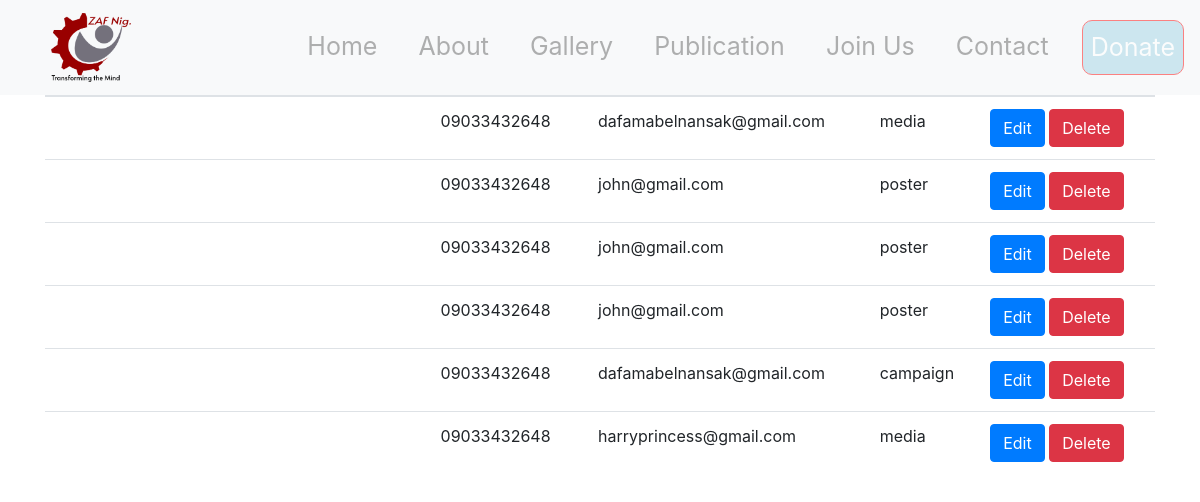
The app's page /member/, older data.
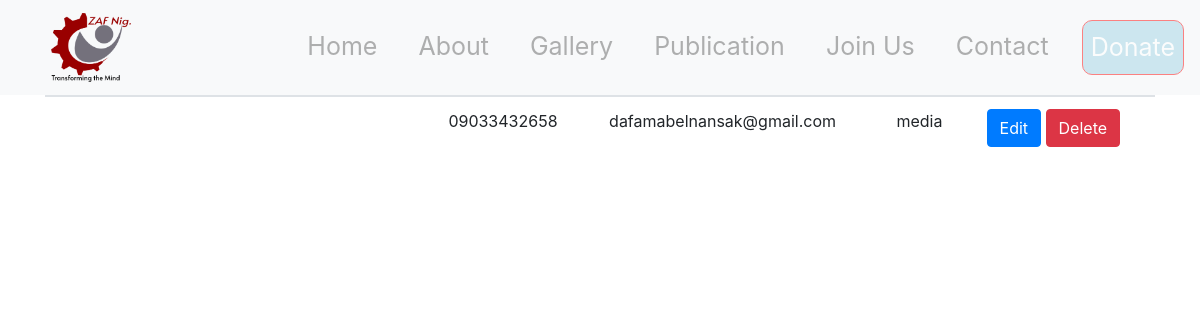
The same page, newer data.
### zafsapp/models.py (models this page shows, shortened)
class member(models.Model):
    full_name = models.CharField(max_length=200, null=True)
    phone_number = models.CharField(max_length=200, null=True)
    email = models.EmailField()
    contact_address = models.CharField(max_length=200, null=True)
    residential_address = models.CharField(max_length=200, null=True)
    how_know = models.CharField(max_length=200, null=True)
    upload_photo = models.ImageField(upload_to='photos/')

### zafsapp/views.py (the view)
# urls.py: path('member/', views.Member, name= 'member'),
def Member(request):
    memberdata = member.objects.all()
    context = {'data': memberdata}
    return render(request, 'member.html', context)

### zafsapp/context_processors.py (called while the page is built)
def current_year(request):
    return { 'current_year': datetime.now().year}

### zafsapp/Templates/member.html (shortened to what this page needs)
{% include 'navbar.html'%}
{% load static%}
<!DOCTYPE html>
<html lang="en">
<head>
</head>
<body>
        <section>
                <div class="container">
                    <h2>MEMBERS</h2>
                    <table class="table table-condensed">
                      <thead>
                        <tr>
                          <th scope="col">First Name</th>
                          <th scope="col">Middel Name</th>
                          <th scope="col">Last Name</th>
                          <th scope="col">Phone Number</th>
                          <th scope="col">Email</th>
                          <th scope="col">Known</th>
                          <th scope="col">Operation</th>
                        </tr>
                      </thead>
                      <tbody>
                        {% for value in data %}
                        <tr>
                          <td>{{value.first_name}}</td>
                          <td>{{value.middel_name}}</td>
                          <td>{{value.last_name}}</td>
                          <td>{{value.phone_number}}</td>
                          <td>{{value.email}}</td>
                          <td>{{value.how_know}}</td>
                          <td>
                              <a href="" class="btn btn-primary">Edit</a>
                              <a href="" class="btn btn-danger">Delete</a>
                          </td>
                        </tr>
                        {% endfor %}
</body>
</html>

### zafsapp/Templates/navbar.html (shortened to what this page needs)
{% load static %}
<!DOCTYPE html>
<html lang="en">
<head>
  <link rel="stylesheet" href="https://stackpath.bootstrapcdn.com/bootstrap/4.3.1/css/bootstrap.min.css">
  <link rel="stylesheet" href="{% static 'navbar.css' %}">
</head>
<body>
  <nav class="navbar navbar-expand-lg navbar-light bg-light fixed-top">
    <a class="navbar-brand" href="#">
      <img src="{% static 'images/zaf.png' %}" alt="zaf logo" srcset="">
    </a>
    <div class="collapse navbar-collapse" id="navbarNav">
      <ul class="navbar-nav ml-auto">
        <li class="nav-item">
          <a class="nav-link" href="{% url 'home' %}">Home</a>
        </li>
        <li class="nav-item">
          <a class="nav-link" href="{% url 'about' %}">About</a>
        </li>
        <li class="nav-item">
          <a class="nav-link" href="{% url 'gallery' %}">Gallery</a>
        </li>
        <li class="nav-item">
          <a class="nav-link" href="{% url 'publication_api' %}">Publication</a>
        </li>
        <li class="nav-item">
          <a class="nav-link" href="{% url 'joinus' %}">Join Us</a>
        </li>
        <li class="nav-item">
          <a class="nav-link" href="{% url 'contact' %}">Contact</a>
        </li>
        <li class="nav-item">
          <a class="nav-link" id="donate-link" href="{% url 'donate' %}">Donate</a>
        </li>
      </ul>
    </div>
  </nav>
</body>
</html>

### static/navbar.css (style rules this page uses)
.navbar-nav { margin-left: 15%; }
.navbar-nav li { text-transform: capitalize; font-size: 25px; color: black; opacity: 0.6; justify-content: space-between; display: flex; }
.navbar-brand { display: flex; }
.navbar-brand img { margin-left: 35px; width: 80px; border-radius: 5px solid white; }

### zafsapp/Templates/navbar.html (style rules this page uses)
.nav-item { padding-left: 25px; font-size: 25px; }
#donate-link { border: 1px solid red; background-color: rgb(157, 211, 229); border-radius: 10px; color: #fff; opacity: 0.8; }

Row changes from the older to the newer data that the page shows:
removed member: phone_number "09033432648", email "john@gmail.com", how_know "poster"
removed member: phone_number "09033432648", email "john@gmail.com", how_know "poster"
removed member: phone_number "09033432648", email "john@gmail.com", how_know "poster"
removed member: phone_number "09033432648", email "dafamabelnansak@gmail.com", how_know "campaign"
removed member: phone_number "09033432648", email "harryprincess@gmail.com", how_know "media"
changed member "dafamabelnansak@gmail.com": phone_number "09033432648" → "09033432658"
